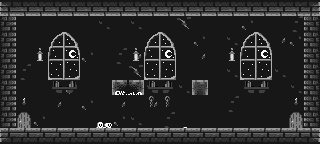

A level layout from a 2D game, rendered from its tile map. Below: a short description, then the map file with tile-grid data replaced by summaries:
An orthogonal 20x9 tile map with 16x16 px tiles, 4 tile layers (Background, Walls, Decorations, Decorations II) and 5 objects (spawn, introduction, level2, ghost, postit).

<map version="1.10" tiledversion="1.11.0" orientation="orthogonal" renderorder="right-down" width="20" height="9" tilewidth="16" tileheight="16" infinite="0" nextlayerid="6" nextobjectid="14">
 <tileset firstgid="1" source="dungeon.tsx" />
 <layer id="1" name="Background" width="20" height="9">
  <properties>
   <property name="zindex" type="float" value="0" />
  </properties>
  <data>[180 cells, 180 non-empty, 8 distinct tile ids]</data>
 </layer>
 <layer id="2" name="Walls" width="20" height="9">
  <properties>
   <property name="solid" type="bool" value="true" />
   <property name="zindex" type="float" value="10" />
  </properties>
  <data>[180 cells, 57 non-empty, 11 distinct tile ids]</data>
 </layer>
 <layer id="3" name="Decorations" width="20" height="9">
  <properties>
   <property name="zindex" type="float" value="20" />
  </properties>
  <data>[180 cells, 33 non-empty, 12 distinct tile ids]</data>
 </layer>
 <objectgroup id="5" name="Decorations">
  <properties>
   <property name="zindex" type="float" value="20" />
  </properties>
  <object id="9" name="spawn" gid="67" x="32" y="128" width="16" height="16" />
  <object id="7" name="introduction" gid="87" x="16" y="128" width="16" height="16" />
  <object id="8" name="level2" gid="87" x="288" y="128" width="16" height="16" />
  <object id="12" name="a" type="ghost" gid="56" x="160" y="128" width="16" height="16">
   <properties>
    <property name="wandering_dist" type="float" value="2" />
   </properties>
  </object>
  <object id="13" name="0" type="postit" gid="56" x="256" y="128" width="16" height="16" />
 </objectgroup>
 <layer id="4" name="Decorations II" width="20" height="9">
  <properties>
   <property name="zindex" type="float" value="30" />
  </properties>
  <data>[180 cells, 2 non-empty, 2 distinct tile ids]</data>
 </layer>
</map>
